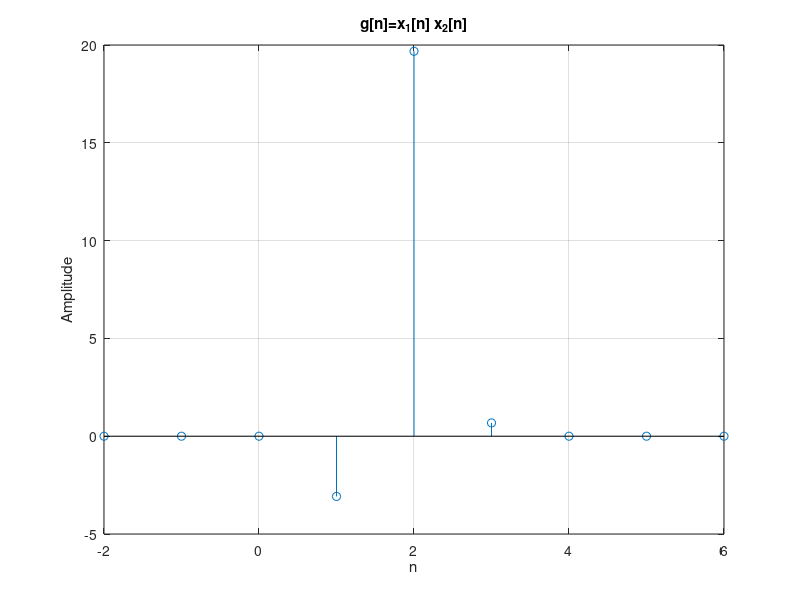

Recreate this plot in MATLAB.
% Script: exdt_1_3.m
n = [-2:6];
% Arrange vectors x1 and x2 with the first sample at n=-2 and the 
% last sample at n=6
x1 = [1.5,1.9,3.2,-1.1,4.8,0.4,0,0,0];
x2 = [0,0,0,2.8,4.1,1.7,-3.3,-1.8,2.1];
g = x1.*x2;
stem(n,g); grid;
title('g[n]=x_{1}[n] x_{2}[n]');
xlabel('n');
ylabel('Amplitude');